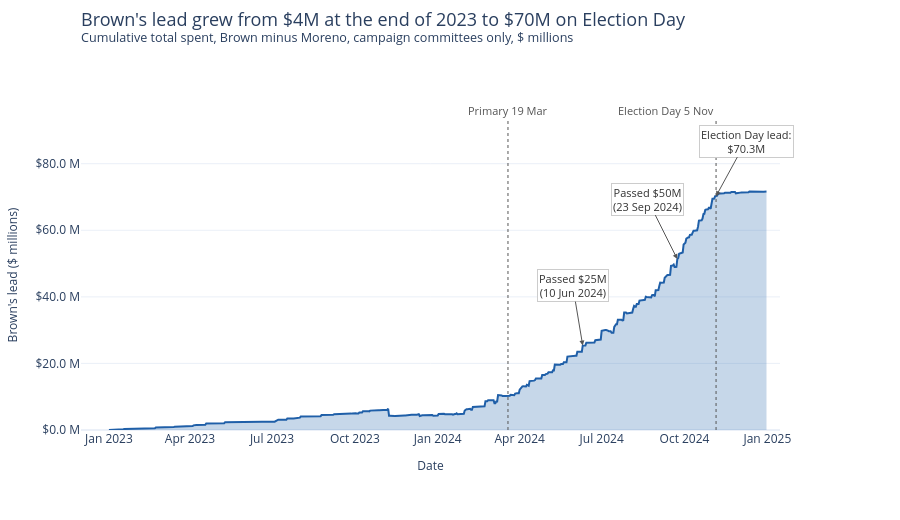

The code cell stored with this chart in its notebook:
### Code cell
# Chart 3: Brown's lead over time
lead["ratio_text"] = lead["ratio"].map(lambda r: "n/a" if pd.isna(r) else format(r, ".2f"))
fig = go.Figure()
fig.add_trace(go.Scatter(
    x=lead["date"], y=lead["lead"] / 1e6, name="Brown's lead (Brown minus Moreno)", mode="lines",
    fill="tozeroy", line={"color": BROWN, "width": 2}, fillcolor="rgba(31, 95, 168, 0.25)",
    customdata=lead[["brown_cumulative", "moreno_cumulative", "ratio_text"]].to_numpy(),
    hovertemplate=("Lead: $%{y:,.2f} M<br>Brown so far: $%{customdata[0]:,.0f}<br>"
                   "Moreno so far: $%{customdata[1]:,.0f}<br>Brown has spent %{customdata[2]} times as much so far<extra></extra>")))

for name, text, ax, ay in [("Lead first passed $25M", "Passed $25M<br>(10 Jun 2024)", -10, -60),
                           ("Lead first passed $50M", "Passed $50M<br>(23 Sep 2024)", -30, -60),
                           ("Election Day (5 Nov 2024)", "Election Day lead:<br>$70.3M", 30, -55)]:
    row = ms.loc[name]
    fig.add_annotation(x=row["date"].strftime("%Y-%m-%d"), y=row["lead"] / 1e6, text=text, showarrow=True,
                       arrowhead=2, arrowcolor="#555555", ax=ax, ay=ay, font={"size": 11, "color": "#333333"},
                       bgcolor="#ffffff", bordercolor="#cccccc")
fig.update_layout(hovermode="x unified")
style_chart(fig, "Brown's lead grew from $4M at the end of 2023 to $70M on Election Day",
            "Cumulative total spent, Brown minus Moreno, campaign committees only, $ millions",
            xtitle="Date", ytitle="Brown's lead ($ millions)", money=True)
fig.update_yaxes(range=[0, lead["lead"].max() / 1e6 * 1.3])
fig.update_xaxes(range=["2022-12-01", "2025-01-15"])
add_key_dates(fig)
fig.write_html(OUT + "03_lead_over_time.html", include_plotlyjs="cdn")
fig.show()

### Figure 1 — Plotly figure (JSON) as saved in the notebook; plotly's stock layout.template omitted (floating-point values rounded to 4 significant figures; data arrays with more than 128 entries replaced by an {"elided": "..."} marker saying what was removed)
{"data": [{"customdata": {"elided": "731x3 mixed values"}, "fill": "tozeroy", "fillcolor": "rgba(31, 95, 168, 0.25)", "hovertemplate": "Lead: $%{y:,.2f} M<br>Brown so far: $%{customdata[0]:,.0f}<br>Moreno so far: $%{customdata[1]:,.0f}<br>Brown has spent %{customdata[2]} times as much so far<extra></extra>", "line": {"color": "#1f5fa8", "width": 2}, "mode": "lines", "name": "Brown's lead (Brown minus Moreno)", "type": "scatter", "x": {"elided": "731 str values"}, "y": {"elided": "731 float values"}}], "layout": {"annotations": [{"arrowcolor": "#555555", "arrowhead": 2, "ax": -10, "ay": -60, "bgcolor": "#ffffff", "bordercolor": "#cccccc", "font": {"color": "#333333", "size": 11}, "showarrow": true, "text": "Passed $25M<br>(10 Jun 2024)", "x": "2024-06-10", "y": 25.35}, {"arrowcolor": "#555555", "arrowhead": 2, "ax": -30, "ay": -60, "bgcolor": "#ffffff", "bordercolor": "#cccccc", "font": {"color": "#333333", "size": 11}, "showarrow": true, "text": "Passed $50M<br>(23 Sep 2024)", "x": "2024-09-23", "y": 51.34}, {"arrowcolor": "#555555", "arrowhead": 2, "ax": 30, "ay": -55, "bgcolor": "#ffffff", "bordercolor": "#cccccc", "font": {"color": "#333333", "size": 11}, "showarrow": true, "text": "Election Day lead:<br>$70.3M", "x": "2024-11-05", "y": 70.26}, {"font": {"color": "#555555", "size": 11}, "showarrow": false, "text": "Primary 19 Mar", "x": "2024-03-19", "xanchor": "center", "xref": "x", "y": 1, "yanchor": "bottom", "yref": "paper"}, {"font": {"color": "#555555", "size": 11}, "showarrow": false, "text": "Election Day 5 Nov", "x": "2024-11-05", "xanchor": "right", "xref": "x", "y": 1, "yanchor": "bottom", "yref": "paper"}], "font": {"size": 12}, "height": 520, "hovermode": "x unified", "legend": {"orientation": "v", "x": 1.02, "xanchor": "left", "y": 1, "yanchor": "top"}, "margin": {"b": 90, "l": 70, "r": 120, "t": 120}, "shapes": [{"line": {"color": "#555555", "dash": "dot", "width": 1}, "type": "line", "x0": "2024-03-19", "x1": "2024-03-19", "xref": "x", "y0": 0, "y1": 1, "yref": "paper"}, {"line": {"color": "#555555", "dash": "dot", "width": 1}, "type": "line", "x0": "2024-11-05", "x1": "2024-11-05", "xref": "x", "y0": 0, "y1": 1, "yref": "paper"}], "title": {"font": {"size": 18}, "text": "Brown's lead grew from $4M at the end of 2023 to $70M on Election Day<br><sup>Cumulative total spent, Brown minus Moreno, campaign committees only, $ millions</sup>", "x": 0, "xanchor": "left", "xref": "paper", "y": 0.95, "yanchor": "top"}, "xaxis": {"range": ["2022-12-01", "2025-01-15"], "showgrid": false, "tickfont": {"size": 12}, "title": {"font": {"size": 12}, "text": "Date"}}, "yaxis": {"range": [0, 93.13], "tickfont": {"size": 12}, "tickformat": ".1f", "tickprefix": "$", "ticksuffix": " M", "title": {"font": {"size": 12}, "text": "Brown's lead ($ millions)"}}}}
